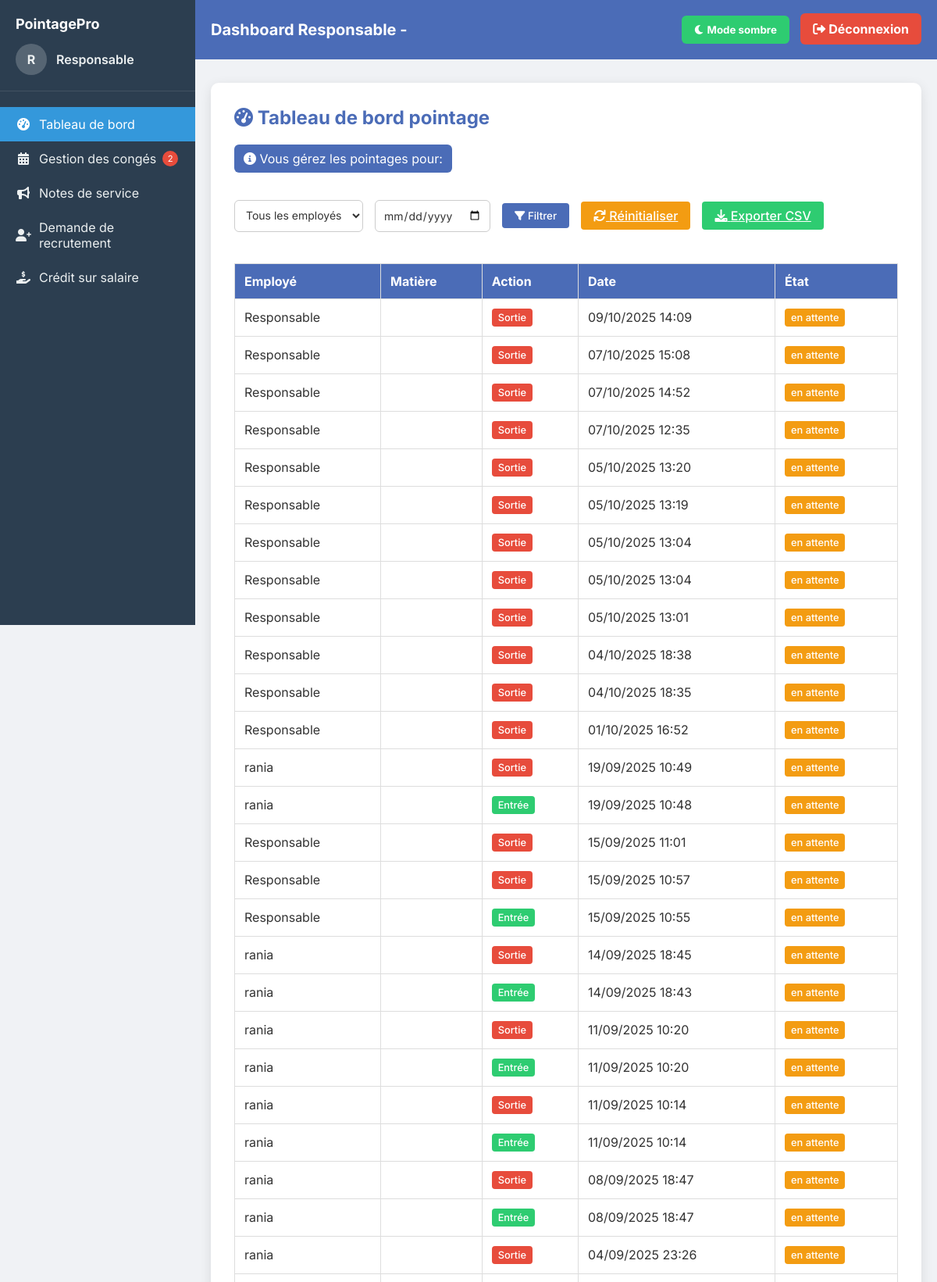
Screenshot of /responsable_dashboard.php (signed in, upper part) with the database file from the repository.
### tables this page shows
CREATE TABLE `pointages` (
  `id` int(11) NOT NULL,
  `user_id` int(11) NOT NULL,
  `type` enum('entrée','sortie') NOT NULL,
  `timestamp` datetime DEFAULT current_timestamp()
);

CREATE TABLE `users` (
  `id` int(11) NOT NULL,
  `name` varchar(100) NOT NULL,
  `email` varchar(150) NOT NULL,
  `matricule` varchar(50) DEFAULT NULL,
  `password` varchar(255) NOT NULL,
  `role` enum('admin','employee','responsable','pdg') NOT NULL DEFAULT 'employee',
  `matiere` varchar(100) NOT NULL,
  `created_at` timestamp NOT NULL DEFAULT current_timestamp(),
  `date_embauche` date DEFAULT NULL,
  `is_active` tinyint(1) DEFAULT 1
);

### responsable_dashboard.php (the view, shortened to what this page needs)
<?php
$pdo = new PDO("mysql:host=localhost;dbname=pointage", "root", "");
$matieres_a_afficher = [];
if ($_SESSION['matiere'] === 'Directeur technique') {
    $matieres_a_afficher = ['Directeur technique', 'Responsable production'];
} elseif ($_SESSION['matiere'] === 'Directeur qualité') {
    $matieres_a_afficher = ['Directeur qualité', 'Qualité système', 'Qualité chantier', 'Agent de contrôle qualité'];
} elseif ($_SESSION['matiere'] === 'Directeur achat et appro') {
    $matieres_a_afficher = ['Directeur achat et appro', 'Achat local', 'Ass achat', 'Chauffeur'];
} elseif ($_SESSION['matiere'] === 'Directeur Ressources Humaines') {
    $matieres_a_afficher = ['Directeur Ressources Humaines', 'Agent sécurité', 'Agents de nettoyage', 'Assistant RH'];
} elseif ($_SESSION['matiere'] === 'Directeur de production') {
    $matieres_a_afficher = ['Directeur de production', 'Agent de production'];
} elseif ($_SESSION['matiere'] === 'Directeur de système informatique') {
    $matieres_a_afficher = ['Directeur de système informatique', 'Technicien informatique'];
} else {
    $matieres_a_afficher = [$_SESSION['matiere']];
}
$placeholders = implode(',', array_fill(0, count($matieres_a_afficher), '?'));
$filters = $matieres_a_afficher;
$sql = "SELECT p.id, u.name, u.matiere, p.type, p.timestamp
        FROM pointages p
        JOIN users u ON u.id = p.user_id
        WHERE u.matiere IN ($placeholders)";
$sql .= " ORDER BY p.timestamp DESC";
$stmt = $pdo->prepare($sql);
$stmt->execute($filters);
$pointages = $stmt->fetchAll(PDO::FETCH_ASSOC);
$sql_conges = "SELECT c.*, u.name as employe_nom, u.matiere
               FROM conges c
               JOIN users u ON c.user_id = u.id
               WHERE u.matiere IN ($placeholders)
               ORDER BY c.date_demande DESC";
$stmt_conges = $pdo->prepare($sql_conges);
$stmt_conges->execute($matieres_a_afficher);
$conges = $stmt_conges->fetchAll(PDO::FETCH_ASSOC);
$current_section = isset($_GET['section']) ? $_GET['section'] : 'pointage';
?>
<!DOCTYPE html>
<html lang="fr">
<head>
    <link rel="stylesheet" href="https://cdnjs.cloudflare.com/ajax/libs/font-awesome/6.0.0-beta3/css/all.min.css">
</head>
<body>
<div class="app-container">
    <div class="sidebar">
        <div class="sidebar-header">
            <h2>PointagePro</h2>
            <div class="user-info">
                <div class="user-avatar"><?= strtoupper(substr($_SESSION['name'], 0, 1)) ?></div>
                <div class="user-details">
                    <div class="user-name"><?= htmlspecialchars($_SESSION['name']) ?></div>
                </div>
            </div>
        </div>
<ul class="sidebar-menu">
    <li>
        <a href="?section=pointage" class="<?= $current_section === 'pointage' ? 'active' : '' ?>">
            <i class="fas fa-tachometer-alt"></i> Tableau de bord
        </a>
    </li>
    <li>
        <a href="?section=conges" class="<?= $current_section === 'conges' ? 'active' : '' ?>">
            <i class="fas fa-calendar-alt"></i> Gestion des congés
            <?php
            $pending_count = 0;
            foreach ($conges as $c) {
                if ($c['statut'] == 'en_attente') {
                    $pending_count++;
                }
            }
            if ($pending_count > 0): ?>
                <span class="pending-count"><?= $pending_count ?></span>
            <?php endif; ?>
        </a>
    </li>
    <li>
        <a href="?section=notes_service" class="<?= $current_section === 'notes_service' ? 'active' : '' ?>">
            <i class="fas fa-bullhorn"></i> Notes de service
        </a>
    </li>
    <li>
        <a href="?section=recrutement" class="<?= $current_section === 'recrutement' ? 'active' : '' ?>">
            <i class="fas fa-user-plus"></i> Demande de recrutement
        </a>
    </li>
    <li>
        <a href="?section=credit_salaire" class="<?= $current_section === 'credit_salaire' ? 'active' : '' ?>">
            <i class="fas fa-hand-holding-usd"></i> Crédit sur salaire
        </a>
    </li>
</ul>
    </div>
    <div class="main-content">
        <div class="header">
            <h1>Dashboard Responsable - <?= htmlspecialchars($_SESSION['matiere']) ?></h1>
            <div>
                <button class="toggle-mode" onclick="toggleDarkMode()">
                    <i class="fas fa-moon"></i> Mode sombre
                </button>
                <a href="logout.php" class="logout">
                    <i class="fas fa-sign-out-alt"></i> Déconnexion
                </a>
            </div>
        </div>
        <div class="dashboard">
            <div id="pointage" class="section-content <?= $current_section === 'pointage' ? 'active' : '' ?>">
                <h2><i class="fas fa-tachometer-alt"></i> Tableau de bord pointage</h2>
                <div class="info-badge">
                    <i class="fas fa-info-circle"></i>
                    Vous gérez les pointages pour: <?= implode(', ', $matieres_a_afficher) ?>
                </div>
                <div class="filters">
                    <form method="GET" style="display: flex; gap: 15px; flex-wrap: wrap; align-items: center;">
                        <select name="employe">
                            <option value="">Tous les employés</option>
                        </select>
                        <input type="date" name="date" value="<?= $_GET['date'] ?? '' ?>">
                        <button type="submit" class="btn btn-primary">
                            <i class="fas fa-filter"></i> Filtrer
                        </button>
                        <a href="?section=pointage" class="btn btn-warning">
                            <i class="fas fa-refresh"></i> Réinitialiser
                        </a>
                        <a href="?section=pointage&export_csv=1" class="btn btn-success">
                            <i class="fas fa-download"></i> Exporter CSV
                        </a>
                    </form>
                </div>
                <div class="table-responsive">
                    <table>
                        <thead>
                            <tr>
                                <th>Employé</th>
                                <th>Matière</th>
                                <th>Action</th>
                                <th>Date</th>
                                <th>État</th>
                            </tr>
                        </thead>
                        <tbody>
                            <?php if (empty($pointages)): ?>
                                <tr>
                                    <td colspan="5" style="text-align: center;">Aucun pointage trouvé</td>
                                </tr>
                            <?php else: ?>
                                <?php foreach ($pointages as $pointage): ?>
                                    <tr>
                                        <td><?= htmlspecialchars($pointage['name']) ?></td>
                                        <td><?= htmlspecialchars($pointage['matiere']) ?></td>
                                        <td>
                                            <span class="status-indicator <?= $pointage['type'] === 'entrée' ? 'status-present' : 'status-absent' ?>">
                                                <?= $pointage['type'] === 'entrée' ? 'Entrée' : 'Sortie' ?>
                                            </span>
                                        </td>
                                        <td><?= date('d/m/Y H:i', strtotime($pointage['timestamp'])) ?></td>
                                        <td>
                                            <?php
                                            $etat = $_SESSION['pointage_valide'][$pointage['id']] ?? "en attente";
                                            $class = $etat === "validé" ? "status-present" :
                                                    ($etat === "rejeté" ? "status-absent" : "status-waiting");
                                            ?>
                                            <span class="status-indicator <?= $class ?>"><?= $etat ?></span>
                                        </td>
                                    </tr>
                                <?php endforeach; ?>
                            <?php endif; ?>
                        </tbody>
                    </table>
                </div>
            </div>
        </div>
    </div>
</div>
</body>
</html>

### responsable_dashboard.php (style rules this page uses)
:root { --bg-color: #f0f2f5; --text-color: #333; --header-bg: #4b6cb7; --header-text: white; --table-header: #4b6cb7; --table-header-text: white; --card-bg: white; --button-bg: #4b6cb7; --button-text: white; --sidebar-bg: #2c3e50; --sidebar-text: #ecf0f1; --sidebar-active: #3498db; --danger: #e74c3c; --warning: #f39c12; --success: #2ecc71; }
* { box-sizing: border-box; font-family: 'Inter', sans-serif; transition: all 0.3s ease; }
body { margin: 0; background: var(--bg-color); color: var(--text-color); display: flex; min-height: 100vh; }
.app-container { display: flex; width: 100%; }
.sidebar { width: 250px; background: var(--sidebar-bg); color: var(--sidebar-text); padding: 20px 0; height: 100vh; position: sticky; top: 0; }
.sidebar-header { padding: 0 20px 20px; border-bottom: 1px solid rgba(255,255,255,0.1); margin-bottom: 20px; }
.sidebar-header h2 { margin: 0; font-size: 18px; color: white; }
.user-info { display: flex; align-items: center; margin-top: 15px; }
.user-avatar { width: 40px; height: 40px; border-radius: 50%; background: rgba(255, 255, 255, 0.2); display: flex; align-items: center; justify-content: center; margin-right: 12px; font-weight: bold; }
.user-details { flex: 1; }
.user-name { font-weight: 600; font-size: 1rem; }
.sidebar-menu { list-style: none; padding: 0; margin: 0; }
.sidebar-menu li a { display: flex; align-items: center; padding: 12px 20px; color: var(--sidebar-text); text-decoration: none; transition: all 0.2s; }
.sidebar-menu li a.active { background: var(--sidebar-active); color: white; }
.sidebar-menu li a i { margin-right: 10px; width: 20px; text-align: center; }
.main-content { flex: 1; display: flex; flex-direction: column; }
.header { background: var(--header-bg); color: var(--header-text); padding: 20px; display: flex; justify-content: space-between; align-items: center; }
.header h1 { margin: 0; font-size: 20px; }
.logout, .toggle-mode { background: var(--danger); padding: 10px 16px; border-radius: 6px; color: white; text-decoration: none; font-weight: bold; margin-left: 10px; cursor: pointer; border: none; }
.toggle-mode { background: var(--success); }
.dashboard { flex: 1; max-width: 1100px; margin: 30px auto; background: var(--card-bg); padding: 30px; border-radius: 10px; box-shadow: 0 4px 15px rgba(0,0,0,0.1); width: calc(100% - 40px); }
h2 { margin-top: 0; color: var(--button-bg); }
table { width: 100%; border-collapse: collapse; margin-top: 20px; }
th, td { padding: 12px; border: 1px solid #ddd; text-align: left; }
th { background: var(--table-header); color: var(--table-header-text); }
.filters { display: flex; gap: 15px; margin: 20px 0; flex-wrap: wrap; }
.filters select, .filters input { padding: 10px; border: 1px solid #ccc; border-radius: 6px; font-size: 14px; background: var(--card-bg); color: var(--text-color); }
.btn { padding: 8px 16px; border-radius: 4px; cursor: pointer; border: none; font-weight: 500; }
.btn-primary { background: var(--button-bg); color: var(--button-text); }
.btn-success { background: var(--success); color: white; }
.btn-warning { background: var(--warning); color: white; }
.status-indicator { display: inline-block; padding: 4px 8px; border-radius: 4px; font-size: 0.8rem; font-weight: 500; }
.status-present { background: var(--success); color: white; }
.status-absent { background: var(--danger); color: white; }
.status-waiting { background: var(--warning); color: white; }
.info-badge { background: var(--button-bg); color: white; padding: 8px 12px; border-radius: 6px; margin-bottom: 15px; display: inline-block; }
.section-content { display: none; }
.section-content.active { display: block; }
.pending-count { background: var(--danger); color: white; border-radius: 50%; width: 20px; height: 20px; display: inline-flex; align-items: center; justify-content: center; font-size: 0.7rem; margin-left: 8px; }
.table-responsive { overflow-x: auto; }

### rows the page displays
pointages: user.name "Responsable", type "Sortie", timestamp "09/10/2025 14:09", id "en attente"
pointages: user.name "Responsable", type "Sortie", timestamp "07/10/2025 15:08", id "en attente"
pointages: user.name "Responsable", type "Sortie", timestamp "07/10/2025 14:52", id "en attente"
pointages: user.name "Responsable", type "Sortie", timestamp "07/10/2025 12:35", id "en attente"
pointages: user.name "Responsable", type "Sortie", timestamp "05/10/2025 13:20", id "en attente"
pointages: user.name "Responsable", type "Sortie", timestamp "05/10/2025 13:19", id "en attente"
pointages: user.name "Responsable", type "Sortie", timestamp "05/10/2025 13:04", id "en attente"
pointages: user.name "Responsable", type "Sortie", timestamp "05/10/2025 13:04", id "en attente"
pointages: user.name "Responsable", type "Sortie", timestamp "05/10/2025 13:01", id "en attente"
pointages: user.name "Responsable", type "Sortie", timestamp "04/10/2025 18:38", id "en attente"
pointages: user.name "Responsable", type "Sortie", timestamp "04/10/2025 18:35", id "en attente"
pointages: user.name "Responsable", type "Sortie", timestamp "01/10/2025 16:52", id "en attente"
pointages: user.name "rania", type "Sortie", timestamp "19/09/2025 10:49", id "en attente"
pointages: user.name "rania", type "Entrée", timestamp "19/09/2025 10:48", id "en attente"
pointages: user.name "Responsable", type "Sortie", timestamp "15/09/2025 11:01", id "en attente"
pointages: user.name "Responsable", type "Sortie", timestamp "15/09/2025 10:57", id "en attente"
pointages: user.name "Responsable", type "Entrée", timestamp "15/09/2025 10:55", id "en attente"
pointages: user.name "rania", type "Sortie", timestamp "14/09/2025 18:45", id "en attente"
pointages: user.name "rania", type "Entrée", timestamp "14/09/2025 18:43", id "en attente"
pointages: user.name "rania", type "Sortie", timestamp "11/09/2025 10:20", id "en attente"
pointages: user.name "rania", type "Entrée", timestamp "11/09/2025 10:20", id "en attente"
pointages: user.name "rania", type "Sortie", timestamp "11/09/2025 10:14", id "en attente"
pointages: user.name "rania", type "Entrée", timestamp "11/09/2025 10:14", id "en attente"
pointages: user.name "rania", type "Sortie", timestamp "08/09/2025 18:47", id "en attente"
pointages: user.name "rania", type "Entrée", timestamp "08/09/2025 18:47", id "en attente"
pointages: user.name "rania", type "Sortie", timestamp "04/09/2025 23:26", id "en attente"

### other values shown
substr($_SESSION['name'], 0, 1) "R"
$_SESSION['name'] "Responsable"
$pending_count "2"
